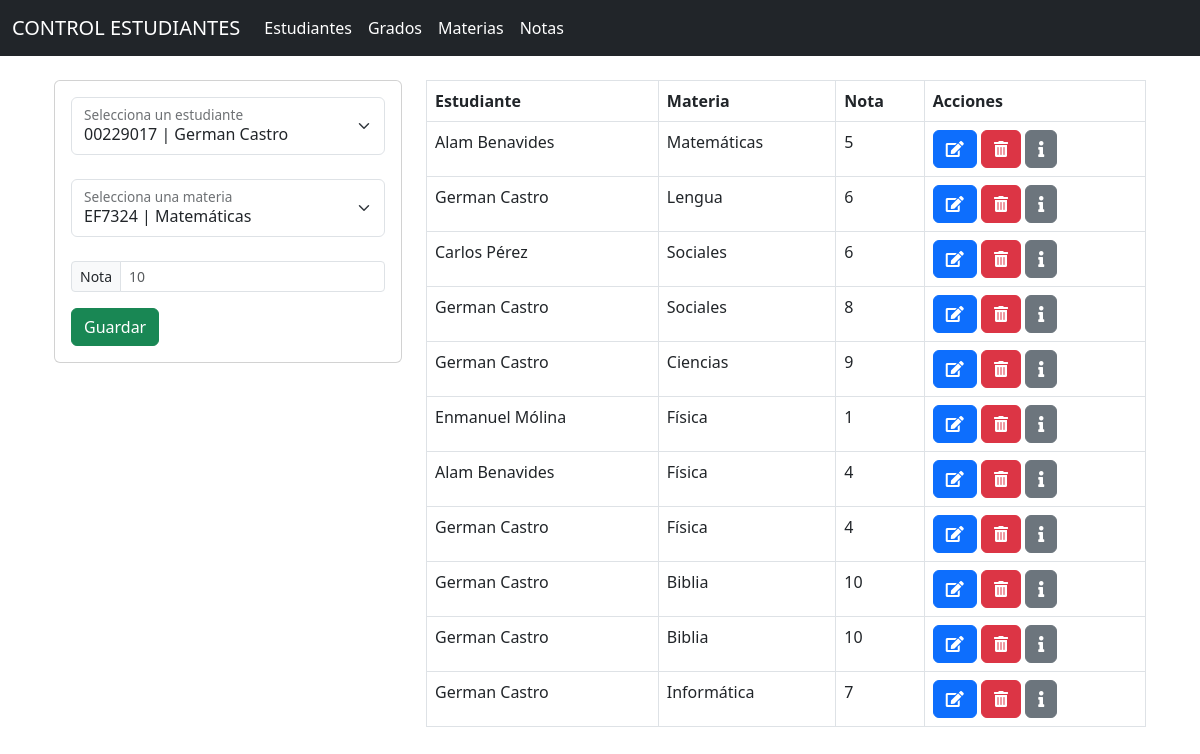
Page /notas.php on the committed database.
### tables this page shows
CREATE TABLE `nota` (
  `id` int(11) NOT NULL,
  `id_estudiante` int(10) NOT NULL,
  `id_materia` int(10) NOT NULL,
  `nota` int(11) NOT NULL
);

CREATE TABLE `estudiante` (
  `id` int(10) NOT NULL,
  `nombre` varchar(20) NOT NULL,
  `apellido` varchar(20) NOT NULL,
  `codigo` varchar(10) NOT NULL,
  `id_grado` int(9) NOT NULL
);

CREATE TABLE `materia` (
  `id` int(10) NOT NULL,
  `codigo` varchar(10) NOT NULL,
  `materia` varchar(20) NOT NULL
);

### notas.php (the view, shortened to what this page needs)
<?php include("db.php") ?>
<?php include("includes/header.php")?>
<div class="container p-4">
<div class="row">
        <div class="col-md-4">
            <div class="card card-body">
                <form action="save_nota.php" method="POST">
                    <div class="form-floating">
                        <select class="select form-select" name="id_estudiante" aria-label="Floating label select example" id="floatingSelectStudent" autofocus>
                            <?php
                                $queryAllStudents = "SELECT * FROM ESTUDIANTE";
                                $all_students = mysqli_query($connection, $queryAllStudents);
                                while($row = mysqli_fetch_array($all_students)) { ?>
                                    <option value="<?php echo $row['id'] ?>"><?php echo $row['codigo'] . " | " . $row['nombre'] . " " . $row['apellido'] ?></option>
                                <?php } ?>
                        </select>
                        <label for="floatingSelectStudent">Selecciona un estudiante</label>
                    </div>
                    <br>
                    <div class="form-floating">
                        <select class="select form-select" name="id_materia" aria-label="Floating label select example" id="floatingSelectCourse">
                            <?php
                                $queryAllCourses = "SELECT * FROM MATERIA";
                                $all_levels = mysqli_query($connection, $queryAllCourses);
                                while($row = mysqli_fetch_array($all_levels)) { ?>
                                    <option value="<?php echo $row['id'] ?>"><?php echo $row['codigo'] . " | " . $row['materia'] ?></option>
                                <?php } ?>
                        </select>
                        <label for="floatingSelectCourse">Selecciona una materia</label>
                    </div>
                    <br>
                    <div class="input-group input-group-sm mb-3">
                        <span class="input-group-text" id="inputGroup-sizing-default">Nota</span>
                        <input type="text" name="nota" class="form-control"
                        placeholder="10">
                    </div>
                    <input type="submit" class="btn btn-success btn-block" name="save_nota" value="Guardar">
                </form>
            </div>
        </div>
        <div class="col-md-8 table-responsive">
            <table class="table table-bordered">
                <thead>
                    <tr>
                        <th>Estudiante</th>
                        <th>Materia</th>
                        <th>Nota</th>
                        <th>Acciones</th>
                    </tr>
                </thead>
                <tbody>
                    <?php
                        $queryResult = "SELECT n.id as id, e.nombre, e.apellido, m.materia, n.nota, e.id as e_id FROM ESTUDIANTE AS e INNER JOIN NOTA AS n ON e.id = n.id_estudiante INNER JOIN MATERIA AS m ON m.id = n.id_materia";
                        $grades = mysqli_query($connection, $queryResult);
                        while($row = mysqli_fetch_array($grades)) { ?>
                            <tr>
                                <td><?php echo $row['nombre'] . " " . $row['apellido'] ?></td>
                                <td><?php echo $row['materia'] ?></td>
                                <td><?php echo $row['nota'] ?></td>
                                <td>
                                    <a href="edit_nota.php?id=<?php echo $row['id'] ?>" class="btn btn-primary">
                                        <i class="fas fa-edit"></i>
                                    </a>
                                    <a href="delete_nota.php?id=<?php echo $row['id'] ?>" class="btn btn-danger">
                                        <i class="fas fa-trash-alt"></i>
                                    </a>
                                    <a href="resultados.php?id=<?php echo $row['e_id'] ?>" class="btn btn-secondary">
                                        <i class="fas fa-info"></i>
                                    </a>
                                </td>
                            </tr>
                    <?php } ?>
                </tbody>
            </table>
        </div>
    </div>
</div>
<?php include("includes/footer.php") ?>

### rows in the picture
nota: id_estudiante.nombre "Alam", id_estudiante.apellido "Benavides", id_materia.materia "Matemáticas", nota "5"
nota: id_estudiante.nombre "German", id_estudiante.apellido "Castro", id_materia.materia "Lengua", nota "6"
nota: id_estudiante.nombre "Carlos", id_estudiante.apellido "Pérez", id_materia.materia "Sociales", nota "6"
nota: id_estudiante.nombre "German", id_estudiante.apellido "Castro", id_materia.materia "Sociales", nota "8"
nota: id_estudiante.nombre "German", id_estudiante.apellido "Castro", id_materia.materia "Ciencias", nota "9"
nota: id_estudiante.nombre "Enmanuel", id_estudiante.apellido "Mólina", id_materia.materia "Física", nota "1"
nota: id_estudiante.nombre "Alam", id_estudiante.apellido "Benavides", id_materia.materia "Física", nota "4"
nota: id_estudiante.nombre "German", id_estudiante.apellido "Castro", id_materia.materia "Física", nota "4"
nota: id_estudiante.nombre "German", id_estudiante.apellido "Castro", id_materia.materia "Biblia", nota "10"
nota: id_estudiante.nombre "German", id_estudiante.apellido "Castro", id_materia.materia "Biblia", nota "10"
nota: id_estudiante.nombre "German", id_estudiante.apellido "Castro", id_materia.materia "Informática", nota "7"

### other values in the picture
form field id_estudiante "00229017 | German Castro"
form field id_materia "EF7324 | Matemáticas"
